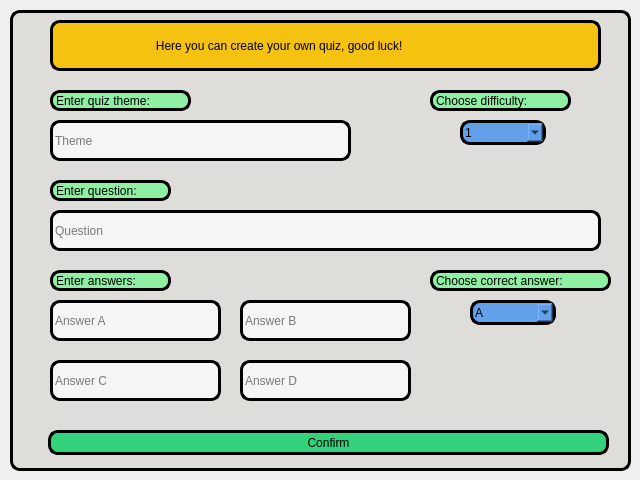
<?xml version="1.0" encoding="UTF-8"?>
<ui version="4.0">
 <class>create_quiz_window</class>
 <widget class="QDialog" name="create_quiz_window">
  <property name="geometry">
   <rect>
    <x>0</x>
    <y>0</y>
    <width>640</width>
    <height>480</height>
   </rect>
  </property>
  <property name="windowTitle">
   <string>create_quiz_window</string>
  </property>
  <widget class="QFrame" name="frame">
   <property name="geometry">
    <rect>
     <x>10</x>
     <y>10</y>
     <width>621</width>
     <height>461</height>
    </rect>
   </property>
   <property name="styleSheet">
    <string notr="true">background-color:rgb(222, 221, 218);
border: 3px solid rgb(0, 0, 0);
border-radius: 10px;
</string>
   </property>
   <property name="frameShape">
    <enum>QFrame::StyledPanel</enum>
   </property>
   <property name="frameShadow">
    <enum>QFrame::Raised</enum>
   </property>
   <widget class="QLabel" name="text_label">
    <property name="geometry">
     <rect>
      <x>40</x>
      <y>10</y>
      <width>551</width>
      <height>51</height>
     </rect>
    </property>
    <property name="styleSheet">
     <string notr="true">background-color: rgb(245, 194, 17);
border: 3px solid rgb(0, 0, 0);
border-radius: 10px;
</string>
    </property>
    <property name="text">
     <string>                              Here you can create your own quiz, good luck!</string>
    </property>
   </widget>
   <widget class="QLineEdit" name="theme_lineEdit">
    <property name="geometry">
     <rect>
      <x>40</x>
      <y>110</y>
      <width>301</width>
      <height>41</height>
     </rect>
    </property>
    <property name="styleSheet">
     <string notr="true">background-color: rgb(246, 245, 244);</string>
    </property>
    <property name="placeholderText">
     <string>Theme</string>
    </property>
   </widget>
   <widget class="QLabel" name="enter_quiz_theme_label">
    <property name="geometry">
     <rect>
      <x>40</x>
      <y>80</y>
      <width>141</width>
      <height>21</height>
     </rect>
    </property>
    <property name="styleSheet">
     <string notr="true">background-color: rgb(143, 240, 164);
border: 3px solid rgb(0, 0, 0);
border-radius: 10px;
</string>
    </property>
    <property name="text">
     <string>Enter quiz theme:</string>
    </property>
   </widget>
   <widget class="QComboBox" name="choose_difficulty_comboBox">
    <property name="geometry">
     <rect>
      <x>450</x>
      <y>110</y>
      <width>86</width>
      <height>25</height>
     </rect>
    </property>
    <property name="styleSheet">
     <string notr="true">background-color: rgb(98, 160, 234);</string>
    </property>
    <item>
     <property name="text">
      <string>1</string>
     </property>
    </item>
    <item>
     <property name="text">
      <string>2</string>
     </property>
    </item>
    <item>
     <property name="text">
      <string>3</string>
     </property>
    </item>
   </widget>
   <widget class="QLabel" name="choose_difficulty_label">
    <property name="geometry">
     <rect>
      <x>420</x>
      <y>80</y>
      <width>141</width>
      <height>21</height>
     </rect>
    </property>
    <property name="styleSheet">
     <string notr="true">background-color: rgb(143, 240, 164);
border: 3px solid rgb(0, 0, 0);
border-radius: 10px;
</string>
    </property>
    <property name="text">
     <string>Choose difficulty:</string>
    </property>
   </widget>
   <widget class="QLineEdit" name="quiestion_lineEdit">
    <property name="geometry">
     <rect>
      <x>40</x>
      <y>200</y>
      <width>551</width>
      <height>41</height>
     </rect>
    </property>
    <property name="styleSheet">
     <string notr="true">background-color: rgb(246, 245, 244);</string>
    </property>
    <property name="placeholderText">
     <string>Question</string>
    </property>
   </widget>
   <widget class="QLineEdit" name="answer_A_lineEdit">
    <property name="geometry">
     <rect>
      <x>40</x>
      <y>290</y>
      <width>171</width>
      <height>41</height>
     </rect>
    </property>
    <property name="styleSheet">
     <string notr="true">background-color: rgb(246, 245, 244);</string>
    </property>
    <property name="placeholderText">
     <string>Answer A</string>
    </property>
   </widget>
   <widget class="QLineEdit" name="answer_B_lineEdit">
    <property name="geometry">
     <rect>
      <x>230</x>
      <y>290</y>
      <width>171</width>
      <height>41</height>
     </rect>
    </property>
    <property name="styleSheet">
     <string notr="true">background-color: rgb(246, 245, 244);</string>
    </property>
    <property name="placeholderText">
     <string>Answer B</string>
    </property>
   </widget>
   <widget class="QLineEdit" name="answer_C_lineEdit">
    <property name="geometry">
     <rect>
      <x>40</x>
      <y>350</y>
      <width>171</width>
      <height>41</height>
     </rect>
    </property>
    <property name="styleSheet">
     <string notr="true">background-color: rgb(246, 245, 244);</string>
    </property>
    <property name="placeholderText">
     <string>Answer C</string>
    </property>
   </widget>
   <widget class="QLineEdit" name="answer_D_lineEdit">
    <property name="geometry">
     <rect>
      <x>230</x>
      <y>350</y>
      <width>171</width>
      <height>41</height>
     </rect>
    </property>
    <property name="styleSheet">
     <string notr="true">background-color: rgb(246, 245, 244);</string>
    </property>
    <property name="placeholderText">
     <string>Answer D</string>
    </property>
   </widget>
   <widget class="QComboBox" name="choose_correct_answer_comboBox">
    <property name="geometry">
     <rect>
      <x>460</x>
      <y>290</y>
      <width>86</width>
      <height>25</height>
     </rect>
    </property>
    <property name="styleSheet">
     <string notr="true">background-color: rgb(98, 160, 234);</string>
    </property>
    <item>
     <property name="text">
      <string>A</string>
     </property>
    </item>
    <item>
     <property name="text">
      <string>B</string>
     </property>
    </item>
    <item>
     <property name="text">
      <string>C</string>
     </property>
    </item>
    <item>
     <property name="text">
      <string>D</string>
     </property>
    </item>
   </widget>
   <widget class="QLabel" name="choose_correct_answer_label">
    <property name="geometry">
     <rect>
      <x>420</x>
      <y>260</y>
      <width>181</width>
      <height>21</height>
     </rect>
    </property>
    <property name="styleSheet">
     <string notr="true">background-color: rgb(143, 240, 164);
border: 3px solid rgb(0, 0, 0);
border-radius: 10px;
</string>
    </property>
    <property name="text">
     <string>Choose correct answer:</string>
    </property>
   </widget>
   <widget class="QPushButton" name="confirm_button">
    <property name="geometry">
     <rect>
      <x>38</x>
      <y>420</y>
      <width>561</width>
      <height>25</height>
     </rect>
    </property>
    <property name="styleSheet">
     <string notr="true">background-color: rgb(51, 209, 122);</string>
    </property>
    <property name="text">
     <string>Confirm</string>
    </property>
   </widget>
   <widget class="QLabel" name="enter_question_label">
    <property name="geometry">
     <rect>
      <x>40</x>
      <y>170</y>
      <width>121</width>
      <height>21</height>
     </rect>
    </property>
    <property name="styleSheet">
     <string notr="true">background-color: rgb(143, 240, 164);
border: 3px solid rgb(0, 0, 0);
border-radius: 10px;
</string>
    </property>
    <property name="text">
     <string>Enter question:</string>
    </property>
   </widget>
   <widget class="QLabel" name="enter_answer_label">
    <property name="geometry">
     <rect>
      <x>40</x>
      <y>260</y>
      <width>121</width>
      <height>21</height>
     </rect>
    </property>
    <property name="styleSheet">
     <string notr="true">background-color: rgb(143, 240, 164);
border: 3px solid rgb(0, 0, 0);
border-radius: 10px;
</string>
    </property>
    <property name="text">
     <string>Enter answers:</string>
    </property>
   </widget>
  </widget>
 </widget>
 <resources/>
 <connections/>
</ui>
